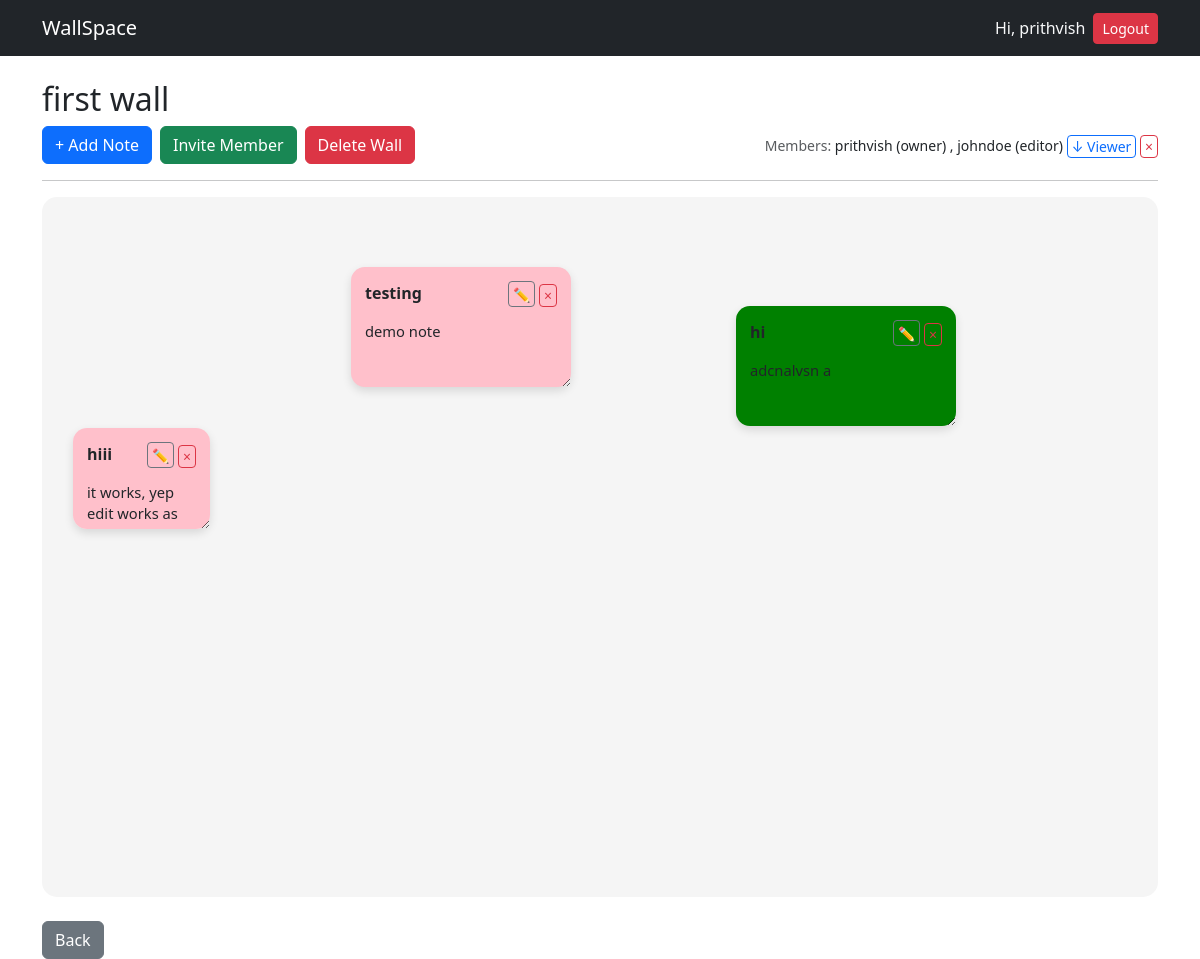
Before: /wall/1/ (signed in) with the older database file.
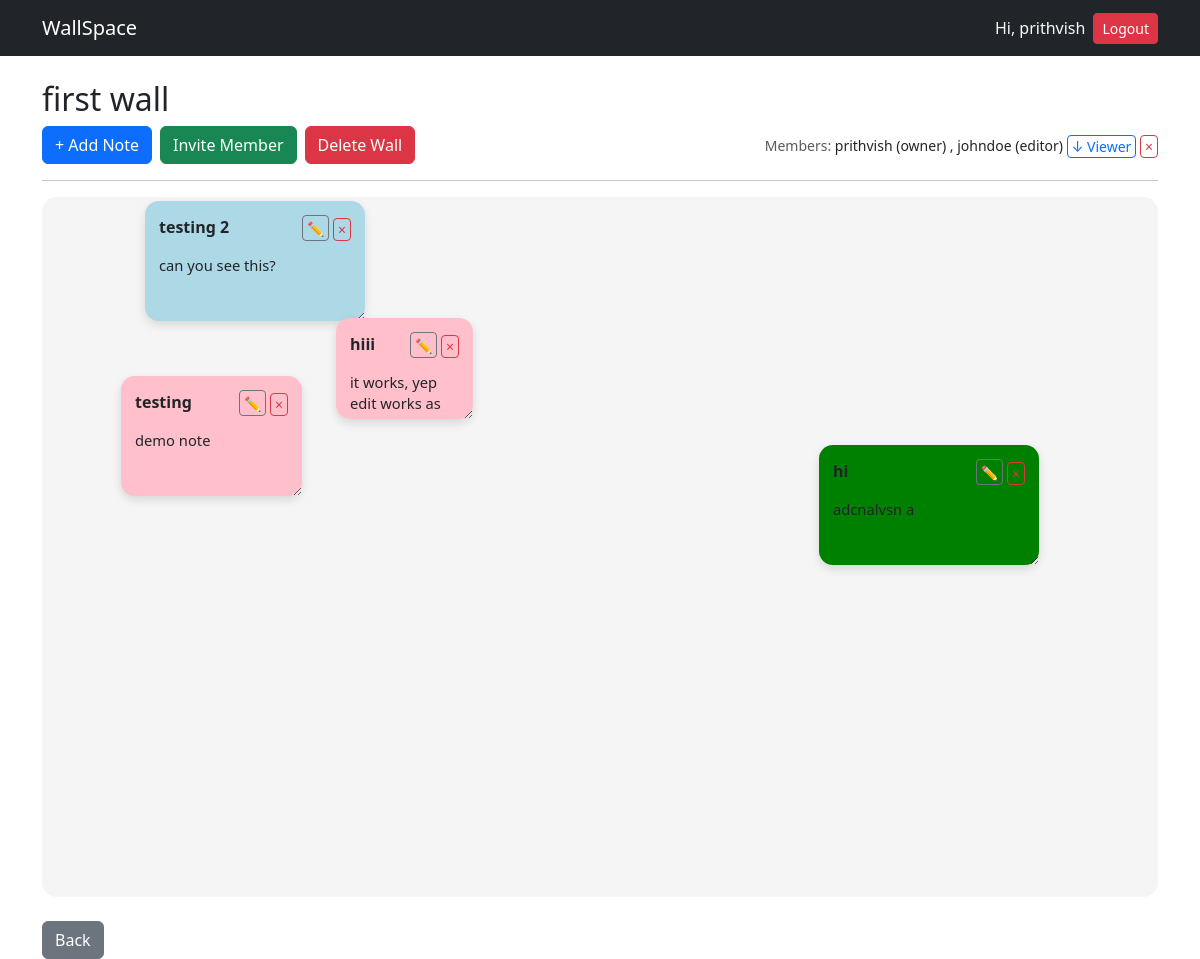
After: the same page with the newer database file.
### walls/models.py (models this page shows, shortened)
class WallMember(models.Model):
    ROLE_CHOICES=[
        ("viewer","Viewer"),
        ("editor","Editor"),
    ]
    wall=models.ForeignKey(
        Wall,
        on_delete=models.CASCADE,
        related_name="members"
    )
    user=models.CharField(
        max_length=10,
        choices=ROLE_CHOICES,
        default="viewer"
    )
    role = models.CharField(
        max_length=10,
        choices=ROLE_CHOICES,
        default="viewer"
    )
    class Meta:
        unique_together=("wall","user")

### notes/models.py (models this page shows, shortened)
class Note(models.Model):
    COLOR_CHOICES = [#COLOR_CHOICES is a list of tuples
        ('yellow','Yellow'),
        ('pink', 'Pink'),
        ('blue', 'Blue'),
        ('green', 'Green'),
    ]
    wall = models.ForeignKey( #foreign key
        Wall,
        on_delete=models.CASCADE,
        related_name='notes'
    )
    creator=models.ForeignKey(
        User,
        on_delete=models.CASCADE
    )
    title = models.CharField(
        max_length=100,
        blank=True
    )
    content = models.TextField()
    color= models.CharField(
        max_length=20,
        choices=COLOR_CHOICES,
        default='yellow'
    )
    x_position = models.IntegerField(
        default=50
    )
    y_position = models.IntegerField(
        default=50
    )
    width = models.IntegerField(
    default=220
    )
    height = models.IntegerField(
    default=120
    )
    created_at = models.DateTimeField(
        auto_now_add=True
    )
    updated_at = models.DateTimeField(
        auto_now=True
    )

### walls/views.py (the view)
# urls.py: path('wall/<int:pk>/',views.wall_detail,name='wall-detail'),
@login_required
def wall_detail(request, pk):
    wall = get_object_or_404(
        Wall,
        pk=pk,
    )
    is_owner = (
        wall.owner == request.user
    )
    member = WallMember.objects.filter(
        wall=wall,
        user=request.user
    ).first()
    is_member = member is not None
    can_edit = is_owner or (
        member and
        member.role == "editor"
    )
    if not is_owner and not is_member:
        return redirect("home")
    notes = wall.notes.all()
    if request.method == 'POST':
        if "invite_member" in request.POST:
            username = request.POST.get(
                "username"
            )
            role = request.POST.get(
                "role"
            )
            try:
                user = User.objects.get(
                    username=username
                )
                WallMember.objects.get_or_create(
                    wall=wall,
                    user=user,
                    defaults={
                        "role": role
                    }
                )
            except User.DoesNotExist:
                pass
            return redirect(
                'wall-detail',
                pk=wall.pk
            )
        if not can_edit:
            return redirect(
                'wall-detail',
                pk=wall.pk
            )
        form = NoteForm(request.POST)
        if form.is_valid():
            note = form.save(
                commit=False
            )
            note.wall = wall
            note.creator = request.user
            note.x_position = random.randint(50, 600)
            note.y_position = random.randint(50, 400)
            note.width = 220
            note.height = 120
            note.save()
            return redirect(
                'wall-detail',
                pk=wall.pk
            )
    else:
        form = NoteForm()
    context = {
    'wall': wall,
    'form': form,
    'notes': wall.notes.all(),
    'is_owner': is_owner,
    'can_edit': can_edit,
    'members': WallMember.objects.filter(
            wall=wall
            ).exclude(
            user=wall.owner
            )
    }
    return render(
        request,
        'walls/wall_detail.html',
        context
    )

### walls/templates/walls/wall_detail.html (shortened to what the changed rows need)
{% extends "base.html" %}
{% load crispy_forms_tags %}
{% block content %}
<h2>{{ wall.title }}</h2>
<div class="d-flex gap-2 mb-3 align-items-center justify-content-between">
    <div>
        <small class="text-muted">
            Members:
        </small>
        <small>
            {{ wall.owner.username }}
            (owner)
        </small>
        {% for member in members %}
            <small>
                ,
                {{ member.user }}
                ({{ member.role }})
                {% if is_owner %}
                <form
                    method="POST"
                    action="{% url 'toggle-role' wall.id member.id %}"
                    style="display:inline;">
                    <button
                        type="submit"
                        class="btn btn-sm btn-outline-primary p-0 px-1">
                        {% if member.role == "viewer" %}
                            ↑ Editor
                        {% else %}
                            ↓ Viewer
                        {% endif %}
                    </button>
                </form>
                <form
                    method="POST"
                    action="{% url 'remove-member' wall.id member.id %}"
                    style="display:inline;">
                    <button
                        type="submit"
                        class="btn btn-sm btn-outline-danger p-0 px-1">
                        ×
                    </button>
                </form>
                {% endif %}
            </small>
        {% endfor %}
    </div>
</div>
<div
    class="wall-board p-4"
    style="
        height:700px;
        position:relative;
        overflow:hidden;
    ">
    {% for note in notes %}
        <div
            class="note"
            data-note-id="{{ note.id }}"
            style="
                width:{{ note.width }}px;
                height:{{ note.height }}px;
                resize:both;
                overflow:auto;
                position:absolute;
                left:{{ note.x_position }}px;
                top:{{ note.y_position }}px;
                background-color:{{ note.color }};
                cursor:grab;
            ">
            <div
                class="d-flex justify-content-between align-items-start mb-2">
                <div class="note-title fw-bold fs-6">
                    {{ note.title }}
                </div>
                {% if can_edit %}
                <div
                    class="d-flex gap-1">
                <button
                    class="btn btn-sm btn-outline-secondary p-0 px-1"
                    data-bs-toggle="modal"
                    data-bs-target="#editModal{{ note.id }}">
                    ✏
                </button>
                    <form
                        method="POST"
                        action="{% url 'delete-note' note.id %}"
                        style="display:inline;">
                        <button
                            type="submit"
                            class="btn btn-sm btn-outline-danger p-0 px-1">
                            ×
                        </button>
                    </form>
                </div>
                {% endif %}
            </div>
            <div class="note-content">
                {{ note.content }}
            </div>
        </div>
    {% empty %}
        <p>No notes yet.</p>
    {% endfor %}
</div>
<br>
{% endblock %}

Changed rows visible on the page:
changed Note "testing": width 220 → 181 (drawn)
now on this page (row edited): Note: {{ note.id }} 2 (drawn), title "testing 2", content "can you see this?", color "lightblue" (drawn)
